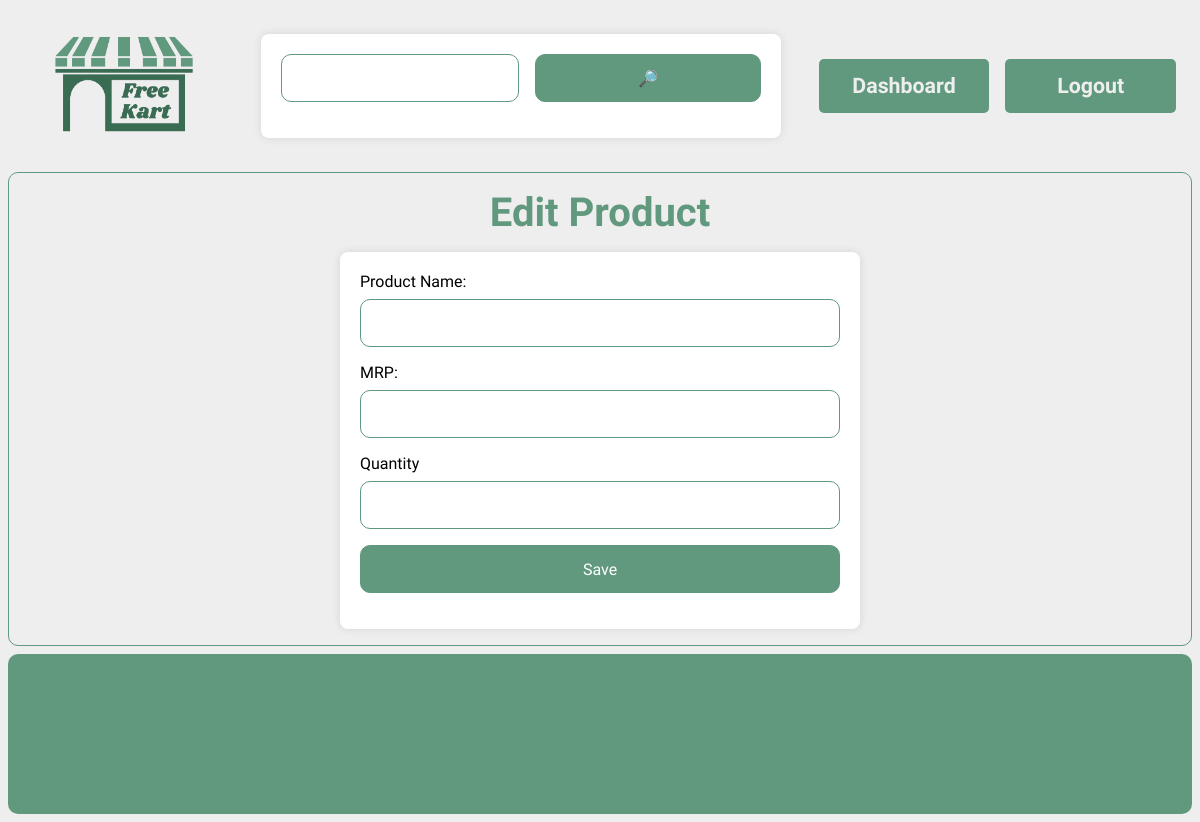
/dashboard/edit/3 (signed in), run on an earlier commit of the app's database.
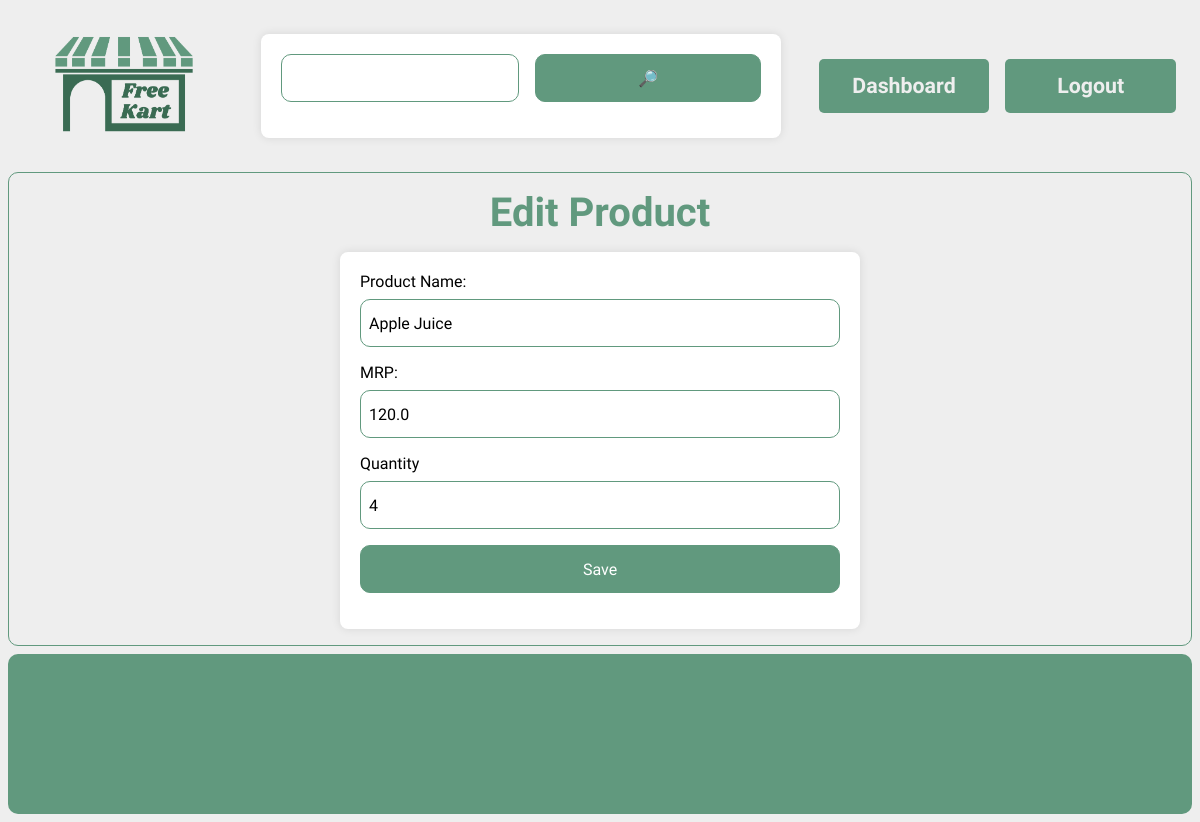
And on a later commit of the database.
### models.py (models this page shows, shortened)
class Product(db.Model):
    __tablename__ = "products"
    id = db.Column(db.Integer, primary_key=True, autoincrement=True)
    expiry = db.Column(db.DateTime, nullable=False)
    pic = db.Column(db.String(50), nullable=False, default="")
    name = db.Column(db.String(50), nullable=False)
    quantity = db.Column(db.Integer, nullable=False)
    price = db.Column(db.Float, nullable=False)
    category = db.Column(db.String(25), nullable=False)
    seller_id = db.Column(db.Integer, db.ForeignKey('sellers.id'), nullable=False)

### routes/core.py (the view)
@core.route("/dashboard/edit/<int:id>")
def edit_product(id):
    seller = auth_seller()
    if not seller:
        return '',404
    product = Product.query.get(id)
    return render_template("edit.html", seller=seller, product=product)

### routes/core.py (called while the page is built)
def auth_seller():
    if 'user_id' not in session or 'type' not in session or session['type'] != 'seller':
        return None
    seller = Seller.query.get(session['user_id'])
    if not seller:
        return None
    return seller

### templates/edit.html (shortened to what this page needs)
{% extends "base.html" %}
{% block head %}
<link rel="stylesheet" href="{{
    url_for('static', filename = 'css/add.css')
}}">
{% endblock %}
{% block content %}
    <div class="display">
        <div class="heading">
           Edit Product
        </div>
        <div class="products">
          <form action="/submit" id="addForm" enctype="multipart/form-data">
              <label for="productName">Product Name:</label>
              <input type="text" value="{{ product.name }}" id="productName" name="name" required><br>
              <label for="mrp">MRP:</label>
      <input type="number" id="mrp" value="{{ product.price }}" name="price" required><br>
              <label for="quantity">Quantity</label>
      <input type="number" id="quantity" value="{{product.quantity}}" name="quantity" required><br>
              <input type="submit" value="Save">
          </form>
        </div>
    </div>
{% endblock %}

### templates/base.html (shortened to what this page needs)
<!DOCTYPE html>
<html>
  <head>
    <link rel="stylesheet" href="{{ url_for("static", filename = 'css/global.css')}}">
     {% block head %}
    {% endblock %}
  </head>
  <body>
    <div class="nav-bar">
      <div class="logo">
        <img onclick = "window.location='/'" src="{{ url_for("static", filename = 'img/logo.png')}}" height="120" width="200">
      </div>
      <form class="nav-button" action="/search">
        <input type="text" id = "query" name="search_key">
        <input type="submit" id = "search_key" value="🔎">
      </form>
      <div class="feilds">
        {% if not session["user_id"] %}
          <button onclick="window.location='/login/'">Login</button>
          <button onclick="window.location='/register/'">Sign Up</button>
        {% else %}
          {% if session["type"]  == "seller" %}
            <button onclick="window.location='/dashboard/'">Dashboard</button>
          {% endif %}
          <button onclick="window.location='/logout/'">Logout</button>
        {% endif %}
      </div>
    </div>
    {% block content %}
    {% endblock %}
  </body>
  <footer>
  </footer>
</html>

### static/css/global.css (style rules this page uses)
:root { --primary : #61997e; --white : #eeeeee; --content-font : 'Signika Negative' }
html { background-color: var(--white); }
* { margin: none; padding: none; border: none; outline: none; }
body { display: flex; flex-direction: column; gap: 0.5em; }
.nav-bar { padding: 1em; height: auto; gap: 1em; display: flex; align-items: center; justify-content: space-between; flex-wrap: wrap; }
.display { display: flex; flex-direction: column; align-items: center; gap: 1em; padding: 1em; height: auto; border-radius: 10px; border:1px solid var(--primary); }
.heading { font-family: var(--content-font); font-size: 30pt; font-weight: 700; color: var(--primary); }
input { border: 1px solid var(--primary); height: 3em; font-family: var(--content-font); font-size: 12pt; padding: 0 1em; border-radius: 5px; }
button { cursor: pointer; background-color: var(--primary); color: var(--white); font-family: var(--content-font); height: 2.5em; font-weight: bold; border-radius: 5px; font-size: 16pt; width: 8em; }
.nav-button,.feilds { display: flex; gap: 1em; }
#query { width: 25em; }
.products { display: grid; width: 90%; grid-template-columns: repeat(auto-fill, minmax(200px, 1fr)); gap: 2em; }
footer { height: 10em; background-color: var(--primary); border-radius: 10px; }
.logo img { cursor: pointer; }

### static/css/add.css (style rules this page uses)
* { user-select: none; }
.products { display: flex; flex-direction: column; align-items: center; gap: 1em; }
form { background-color: #fff; padding: 20px; border-radius: 8px; box-shadow: 0 0 10px rgba(0, 0, 0, 0.1); width: 30rem; }
label { display: block; margin-bottom: 8px; font-family: var(--content-font); }
input, select { width: 100%; padding: 8px; margin-bottom: 16px; box-sizing: border-box; border: 1px solid var(--primary); border-radius: 10px; }
input[type="submit"] { background-color: var(--primary); color: #fff; cursor: pointer; }

What changed in the data, as far as the page shows it:
added Product: name "Apple Juice", price "120.0", quantity "4"
